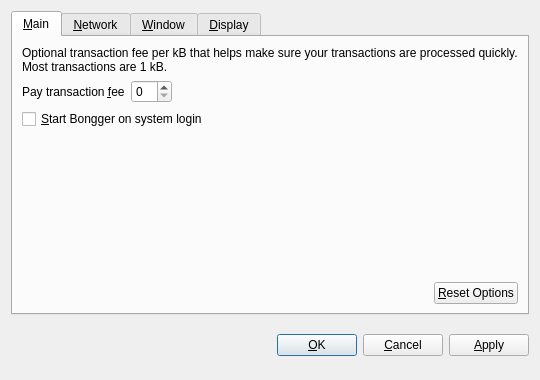
<?xml version="1.0" encoding="UTF-8"?>
<ui version="4.0">
 <class>OptionsDialog</class>
 <widget class="QDialog" name="OptionsDialog">
  <property name="geometry">
   <rect>
    <x>0</x>
    <y>0</y>
    <width>540</width>
    <height>380</height>
   </rect>
  </property>
  <property name="windowTitle">
   <string>Options</string>
  </property>
  <property name="modal">
   <bool>true</bool>
  </property>
  <layout class="QVBoxLayout" name="verticalLayout">
   <item>
    <widget class="QTabWidget" name="tabWidget">
     <property name="tabPosition">
      <enum>QTabWidget::North</enum>
     </property>
     <property name="currentIndex">
      <number>0</number>
     </property>
     <widget class="QWidget" name="tabMain">
      <attribute name="title">
       <string>&amp;Main</string>
      </attribute>
      <layout class="QVBoxLayout" name="verticalLayout_Main">
       <item>
        <widget class="QLabel" name="transactionFeeInfoLabel">
         <property name="text">
          <string>Optional transaction fee per kB that helps make sure your transactions are processed quickly. Most transactions are 1 kB.</string>
         </property>
         <property name="textFormat">
          <enum>Qt::PlainText</enum>
         </property>
         <property name="wordWrap">
          <bool>true</bool>
         </property>
        </widget>
       </item>
       <item>
        <layout class="QHBoxLayout" name="horizontalLayout_1_Main">
         <item>
          <widget class="QLabel" name="transactionFeeLabel">
           <property name="text">
            <string>Pay transaction &amp;fee</string>
           </property>
           <property name="textFormat">
            <enum>Qt::PlainText</enum>
           </property>
           <property name="buddy">
            <cstring>transactionFee</cstring>
           </property>
          </widget>
         </item>
         <item>
          <widget class="BitcoinAmountField" name="transactionFee"/>
         </item>
         <item>
          <spacer name="horizontalSpacer_1_Main">
           <property name="orientation">
            <enum>Qt::Horizontal</enum>
           </property>
           <property name="sizeHint" stdset="0">
            <size>
             <width>40</width>
             <height>20</height>
            </size>
           </property>
          </spacer>
         </item>
        </layout>
       </item>
       <item>
        <widget class="QCheckBox" name="bitcoinAtStartup">
         <property name="toolTip">
          <string>Automatically start Bongger after logging in to the system.</string>
         </property>
         <property name="text">
          <string>&amp;Start Bongger on system login</string>
         </property>
        </widget>
       </item>
       <item>
        <spacer name="verticalSpacer_Main">
         <property name="orientation">
          <enum>Qt::Vertical</enum>
         </property>
         <property name="sizeHint" stdset="0">
          <size>
           <width>20</width>
           <height>40</height>
          </size>
         </property>
        </spacer>
       </item>
       <item>
        <layout class="QHBoxLayout" name="horizontalLayout_2_Main">
         <item>
          <spacer name="horizontalSpacer_2_Main">
           <property name="orientation">
            <enum>Qt::Horizontal</enum>
           </property>
           <property name="sizeHint" stdset="0">
            <size>
             <width>40</width>
             <height>20</height>
            </size>
           </property>
          </spacer>
         </item>
         <item>
          <widget class="QPushButton" name="resetButton">
           <property name="toolTip">
            <string>Reset all client options to default.</string>
           </property>
           <property name="text">
            <string>&amp;Reset Options</string>
           </property>
           <property name="autoDefault">
            <bool>false</bool>
           </property>
          </widget>
         </item>
        </layout>
       </item>
      </layout>
     </widget>
     <widget class="QWidget" name="tabNetwork">
      <attribute name="title">
       <string>&amp;Network</string>
      </attribute>
      <layout class="QVBoxLayout" name="verticalLayout_Network">
       <item>
        <widget class="QCheckBox" name="mapPortUpnp">
         <property name="toolTip">
          <string>Automatically open the Bongger client port on the router. This only works when your router supports UPnP and it is enabled.</string>
         </property>
         <property name="text">
          <string>Map port using &amp;UPnP</string>
         </property>
        </widget>
       </item>
       <item>
        <widget class="QCheckBox" name="connectSocks">
         <property name="toolTip">
          <string>Connect to the Bongger network through a SOCKS proxy (e.g. when connecting through Tor).</string>
         </property>
         <property name="text">
          <string>&amp;Connect through SOCKS proxy:</string>
         </property>
        </widget>
       </item>
       <item>
        <layout class="QHBoxLayout" name="horizontalLayout_Network">
         <item>
          <widget class="QLabel" name="proxyIpLabel">
           <property name="text">
            <string>Proxy &amp;IP:</string>
           </property>
           <property name="textFormat">
            <enum>Qt::PlainText</enum>
           </property>
           <property name="buddy">
            <cstring>proxyIp</cstring>
           </property>
          </widget>
         </item>
         <item>
          <widget class="QValidatedLineEdit" name="proxyIp">
           <property name="maximumSize">
            <size>
             <width>140</width>
             <height>16777215</height>
            </size>
           </property>
           <property name="toolTip">
            <string>IP address of the proxy (e.g. 127.0.0.1)</string>
           </property>
          </widget>
         </item>
         <item>
          <widget class="QLabel" name="proxyPortLabel">
           <property name="text">
            <string>&amp;Port:</string>
           </property>
           <property name="textFormat">
            <enum>Qt::PlainText</enum>
           </property>
           <property name="buddy">
            <cstring>proxyPort</cstring>
           </property>
          </widget>
         </item>
         <item>
          <widget class="QLineEdit" name="proxyPort">
           <property name="maximumSize">
            <size>
             <width>55</width>
             <height>16777215</height>
            </size>
           </property>
           <property name="toolTip">
            <string>Port of the proxy (e.g. 9050)</string>
           </property>
          </widget>
         </item>
         <item>
          <widget class="QLabel" name="socksVersionLabel">
           <property name="text">
            <string>SOCKS &amp;Version:</string>
           </property>
           <property name="textFormat">
            <enum>Qt::PlainText</enum>
           </property>
           <property name="buddy">
            <cstring>socksVersion</cstring>
           </property>
          </widget>
         </item>
         <item>
          <widget class="QValueComboBox" name="socksVersion">
           <property name="toolTip">
            <string>SOCKS version of the proxy (e.g. 5)</string>
           </property>
          </widget>
         </item>
         <item>
          <spacer name="horizontalSpacer_Network">
           <property name="orientation">
            <enum>Qt::Horizontal</enum>
           </property>
           <property name="sizeHint" stdset="0">
            <size>
             <width>40</width>
             <height>20</height>
            </size>
           </property>
          </spacer>
         </item>
        </layout>
       </item>
       <item>
        <spacer name="verticalSpacer_Network">
         <property name="orientation">
          <enum>Qt::Vertical</enum>
         </property>
         <property name="sizeHint" stdset="0">
          <size>
           <width>20</width>
           <height>40</height>
          </size>
         </property>
        </spacer>
       </item>
      </layout>
     </widget>
     <widget class="QWidget" name="tabWindow">
      <attribute name="title">
       <string>&amp;Window</string>
      </attribute>
      <layout class="QVBoxLayout" name="verticalLayout_Window">
       <item>
        <widget class="QCheckBox" name="minimizeToTray">
         <property name="toolTip">
          <string>Show only a tray icon after minimizing the window.</string>
         </property>
         <property name="text">
          <string>&amp;Minimize to the tray instead of the taskbar</string>
         </property>
        </widget>
       </item>
       <item>
        <widget class="QCheckBox" name="minimizeOnClose">
         <property name="toolTip">
          <string>Minimize instead of exit the application when the window is closed. When this option is enabled, the application will be closed only after selecting Quit in the menu.</string>
         </property>
         <property name="text">
          <string>M&amp;inimize on close</string>
         </property>
        </widget>
       </item>
       <item>
        <spacer name="verticalSpacer_Window">
         <property name="orientation">
          <enum>Qt::Vertical</enum>
         </property>
         <property name="sizeHint" stdset="0">
          <size>
           <width>20</width>
           <height>40</height>
          </size>
         </property>
        </spacer>
       </item>
      </layout>
     </widget>
     <widget class="QWidget" name="tabDisplay">
      <attribute name="title">
       <string>&amp;Display</string>
      </attribute>
      <layout class="QVBoxLayout" name="verticalLayout_Display">
       <item>
        <layout class="QHBoxLayout" name="horizontalLayout_1_Display">
         <item>
          <widget class="QLabel" name="langLabel">
           <property name="text">
            <string>User Interface &amp;language:</string>
           </property>
           <property name="textFormat">
            <enum>Qt::PlainText</enum>
           </property>
           <property name="buddy">
            <cstring>lang</cstring>
           </property>
          </widget>
         </item>
         <item>
          <widget class="QValueComboBox" name="lang">
           <property name="toolTip">
            <string>The user interface language can be set here. This setting will take effect after restarting Bongger.</string>
           </property>
          </widget>
         </item>
        </layout>
       </item>
       <item>
        <layout class="QHBoxLayout" name="horizontalLayout_2_Display">
         <item>
          <widget class="QLabel" name="unitLabel">
           <property name="text">
            <string>&amp;Unit to show amounts in:</string>
           </property>
           <property name="textFormat">
            <enum>Qt::PlainText</enum>
           </property>
           <property name="buddy">
            <cstring>unit</cstring>
           </property>
          </widget>
         </item>
         <item>
          <widget class="QValueComboBox" name="unit">
           <property name="toolTip">
            <string>Choose the default subdivision unit to show in the interface and when sending coins.</string>
           </property>
          </widget>
         </item>
        </layout>
       </item>
       <item>
        <widget class="QCheckBox" name="displayAddresses">
         <property name="toolTip">
          <string>Whether to show Bongger addresses in the transaction list or not.</string>
         </property>
         <property name="text">
          <string>&amp;Display addresses in transaction list</string>
         </property>
        </widget>
       </item>
       <item>
        <widget class="QCheckBox" name="coinControlFeatures">
         <property name="toolTip">
          <string>Whether to show coin control features or not.</string>
         </property>
         <property name="text">
          <string>Display coin &amp;control features (experts only!)</string>
         </property>
        </widget>
       </item>
       <item>
        <spacer name="verticalSpacer_Display">
         <property name="orientation">
          <enum>Qt::Vertical</enum>
         </property>
         <property name="sizeHint" stdset="0">
          <size>
           <width>20</width>
           <height>40</height>
          </size>
         </property>
        </spacer>
       </item>
      </layout>
     </widget>
    </widget>
   </item>
   <item>
    <layout class="QHBoxLayout" name="horizontalLayout_Buttons">
     <item>
      <spacer name="horizontalSpacer_1">
       <property name="orientation">
        <enum>Qt::Horizontal</enum>
       </property>
       <property name="sizeHint" stdset="0">
        <size>
         <width>40</width>
         <height>48</height>
        </size>
       </property>
      </spacer>
     </item>
     <item>
      <widget class="QLabel" name="statusLabel">
       <property name="font">
        <font>
         <weight>75</weight>
         <bold>true</bold>
        </font>
       </property>
       <property name="text">
        <string/>
       </property>
       <property name="textFormat">
        <enum>Qt::PlainText</enum>
       </property>
       <property name="wordWrap">
        <bool>true</bool>
       </property>
      </widget>
     </item>
     <item>
      <spacer name="horizontalSpacer_2">
       <property name="orientation">
        <enum>Qt::Horizontal</enum>
       </property>
       <property name="sizeHint" stdset="0">
        <size>
         <width>40</width>
         <height>48</height>
        </size>
       </property>
      </spacer>
     </item>
     <item>
      <widget class="QPushButton" name="okButton">
       <property name="text">
        <string>&amp;OK</string>
       </property>
      </widget>
     </item>
     <item>
      <widget class="QPushButton" name="cancelButton">
       <property name="text">
        <string>&amp;Cancel</string>
       </property>
       <property name="autoDefault">
        <bool>false</bool>
       </property>
      </widget>
     </item>
     <item>
      <widget class="QPushButton" name="applyButton">
       <property name="text">
        <string>&amp;Apply</string>
       </property>
       <property name="autoDefault">
        <bool>false</bool>
       </property>
      </widget>
     </item>
    </layout>
   </item>
  </layout>
 </widget>
 <customwidgets>
  <customwidget>
   <class>BitcoinAmountField</class>
   <extends>QSpinBox</extends>
   <header>bitcoinamountfield.h</header>
  </customwidget>
  <customwidget>
   <class>QValueComboBox</class>
   <extends>QComboBox</extends>
   <header>qvaluecombobox.h</header>
  </customwidget>
  <customwidget>
   <class>QValidatedLineEdit</class>
   <extends>QLineEdit</extends>
   <header>qvalidatedlineedit.h</header>
  </customwidget>
 </customwidgets>
 <resources/>
 <connections/>
</ui>
